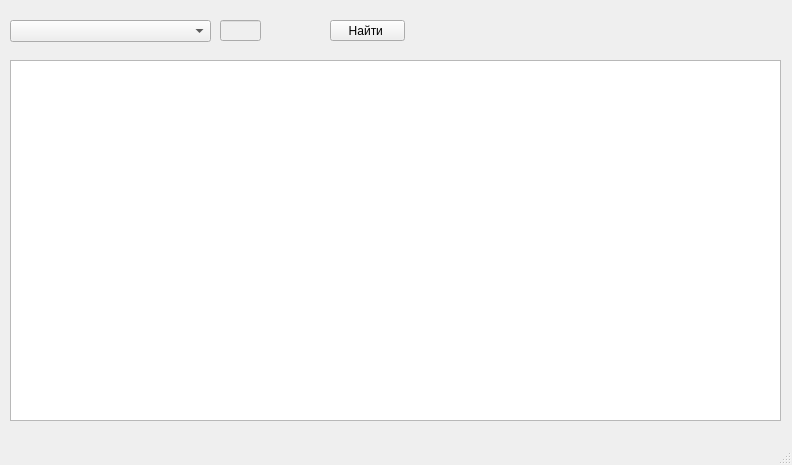
<?xml version="1.0" encoding="UTF-8"?>
<ui version="4.0">
 <class>MainWindow</class>
 <widget class="QMainWindow" name="MainWindow">
  <property name="geometry">
   <rect>
    <x>0</x>
    <y>0</y>
    <width>792</width>
    <height>465</height>
   </rect>
  </property>
  <property name="windowTitle">
   <string>MainWindow</string>
  </property>
  <widget class="QWidget" name="centralwidget">
   <widget class="QComboBox" name="NameCoffee">
    <property name="geometry">
     <rect>
      <x>10</x>
      <y>20</y>
      <width>201</width>
      <height>22</height>
     </rect>
    </property>
   </widget>
   <widget class="QLineEdit" name="CoffeeId">
    <property name="enabled">
     <bool>false</bool>
    </property>
    <property name="geometry">
     <rect>
      <x>220</x>
      <y>20</y>
      <width>41</width>
      <height>21</height>
     </rect>
    </property>
   </widget>
   <widget class="QPushButton" name="GetInfo">
    <property name="geometry">
     <rect>
      <x>330</x>
      <y>20</y>
      <width>75</width>
      <height>21</height>
     </rect>
    </property>
    <property name="text">
     <string>Найти </string>
    </property>
   </widget>
   <widget class="QTableWidget" name="InfoTable">
    <property name="geometry">
     <rect>
      <x>10</x>
      <y>60</y>
      <width>771</width>
      <height>361</height>
     </rect>
    </property>
   </widget>
  </widget>
  <widget class="QMenuBar" name="menubar">
   <property name="geometry">
    <rect>
     <x>0</x>
     <y>0</y>
     <width>792</width>
     <height>21</height>
    </rect>
   </property>
  </widget>
  <widget class="QStatusBar" name="statusbar"/>
 </widget>
 <resources/>
 <connections/>
</ui>
